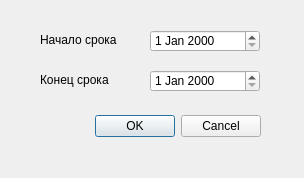
<?xml version="1.0" encoding="UTF-8"?>
<ui version="4.0">
 <class>Dialog</class>
 <widget class="QDialog" name="Dialog">
  <property name="geometry">
   <rect>
    <x>0</x>
    <y>0</y>
    <width>304</width>
    <height>178</height>
   </rect>
  </property>
  <property name="windowTitle">
   <string>Dialog</string>
  </property>
  <widget class="QDialogButtonBox" name="buttonBox">
   <property name="geometry">
    <rect>
     <x>60</x>
     <y>110</y>
     <width>201</width>
     <height>32</height>
    </rect>
   </property>
   <property name="orientation">
    <enum>Qt::Horizontal</enum>
   </property>
   <property name="standardButtons">
    <set>QDialogButtonBox::Cancel|QDialogButtonBox::Ok</set>
   </property>
  </widget>
  <widget class="QDateEdit" name="dateEdit">
   <property name="geometry">
    <rect>
     <x>150</x>
     <y>30</y>
     <width>110</width>
     <height>22</height>
    </rect>
   </property>
  </widget>
  <widget class="QLabel" name="label">
   <property name="geometry">
    <rect>
     <x>40</x>
     <y>30</y>
     <width>101</width>
     <height>20</height>
    </rect>
   </property>
   <property name="font">
    <font>
     <pointsize>9</pointsize>
    </font>
   </property>
   <property name="text">
    <string>Начало срока</string>
   </property>
  </widget>
  <widget class="QLabel" name="label_2">
   <property name="geometry">
    <rect>
     <x>40</x>
     <y>70</y>
     <width>101</width>
     <height>20</height>
    </rect>
   </property>
   <property name="font">
    <font>
     <pointsize>9</pointsize>
    </font>
   </property>
   <property name="text">
    <string>Конец срока</string>
   </property>
  </widget>
  <widget class="QDateEdit" name="dateEdit_2">
   <property name="geometry">
    <rect>
     <x>150</x>
     <y>70</y>
     <width>110</width>
     <height>22</height>
    </rect>
   </property>
  </widget>
 </widget>
 <resources/>
 <connections>
  <connection>
   <sender>buttonBox</sender>
   <signal>accepted()</signal>
   <receiver>Dialog</receiver>
   <slot>accept()</slot>
   <hints>
    <hint type="sourcelabel">
     <x>248</x>
     <y>254</y>
    </hint>
    <hint type="destinationlabel">
     <x>157</x>
     <y>274</y>
    </hint>
   </hints>
  </connection>
  <connection>
   <sender>buttonBox</sender>
   <signal>rejected()</signal>
   <receiver>Dialog</receiver>
   <slot>reject()</slot>
   <hints>
    <hint type="sourcelabel">
     <x>316</x>
     <y>260</y>
    </hint>
    <hint type="destinationlabel">
     <x>286</x>
     <y>274</y>
    </hint>
   </hints>
  </connection>
 </connections>
</ui>
